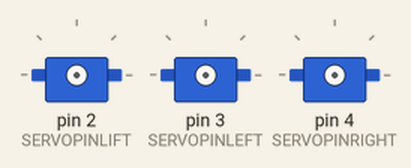
A sketch run on a simulated Arduino Uno, built with avr-gcc and run on an emulated ATmega328P. Shown: 3 × servo.

Above: at 0.1 s.
At 60.2 s:
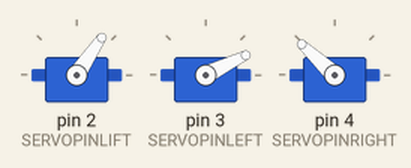
At 76.3 s:
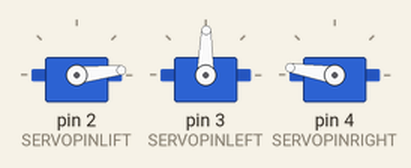
At 89.8 s:
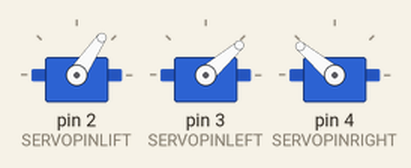
At 92.7 s:
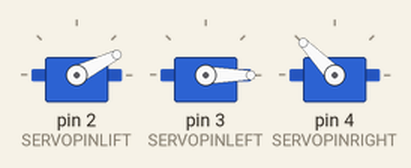
At 128.0 s:
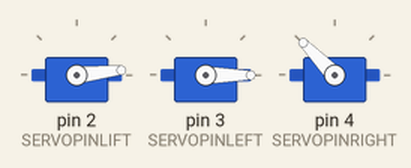
Timing chart, 0 to 130.0 s (numbered marks = the images above):
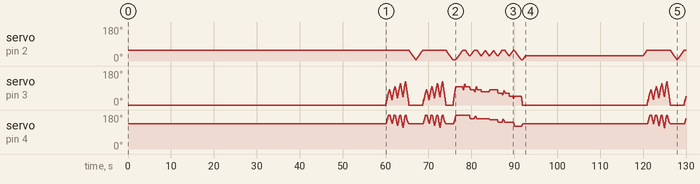

The sketch:

plotclock.ino
```cpp
#define SERVOFAKTORLEFT 610
#define SERVOFAKTORRIGHT 610

// posición cero del servo derecho e izquierdo

//#define SERVOLEFTNULL 2250
//#define SERVORIGHTNULL 920
#define SERVOLEFTNULL 1650
#define SERVORIGHTNULL 1650
//#define SERVORIGHTNULL 900

#define SERVOPINLIFT  2
#define SERVOPINLEFT  3
#define SERVOPINRIGHT 4

// posiciones del servo de levantamiento

#define LIFT0 1120  // en superficie de dibujo
#define LIFT1 825  // entre números
#define LIFT2 605  // yendo hacia el limpiador

// velocidad del brazo que levanta, Nº más alto menos velocidad
//#define LIFTSPEED 1500
#define LIFTSPEED 3000

// longitud de brazos.
#define L1 35
#define L2 57.1
#define L3 13.2

// puntos de origen de los servos izquierdo y derecho
#define O1X 22
#define O1Y -25
#define O2X 47
#define O2Y -25
//#define O1X 21
//#define O1Y -25
//#define O2X 105
//#define O2Y -25

#define PARKX 77
#define PARKY 47
#define ERASEMAXX 60

#include <Time.h>
#include <Servo.h>

#ifdef REALTIMECLOCK


  #include <Wire.h>
  #include <DS1307RTC.h>
#endif

int servoLift = 1500;

Servo servo1;  //
Servo servo2;  //
Servo servo3;  //

volatile double lastX = 75;
volatile double lastY = PARKY;

int last_min = 0;

void setup()
{
#ifdef REALTIMECLOCK
  Serial.begin(9600);
  //while (!Serial) { ; }

  // setear la hora correspondiente sólo poner hh mm
  tmElements_t tm;
  if (RTC.read(tm))
  {
    setTime(tm.Hour,tm.Minute,tm.Second,tm.Day,tm.Month,tm.Year);
    Serial.println("DS1307 time is set OK.");
  }
  else
  {
    if (RTC.chipPresent())
    {
      Serial.println("DS1307 is stopped.  Please run the SetTime example to initialize the time and begin running.");
    }
    else
    {
      Serial.println("DS1307 read error!  Please check the circuitry.");
    }

    setTime(15,05,0,0,0,0);
  }
#else

#endif

  drawTo(PARKX, PARKY);
  lift(0);
  servo1.attach(SERVOPINLIFT);  //  servo de levantamiento
  servo2.attach(SERVOPINLEFT);  //  servo izquierdo
  servo3.attach(SERVOPINRIGHT);  //  servo derecho
  delay(1000);

}

void loop()
{

#ifdef CALIBRATION

  // los servos tienen 90º entre movimientos, paralelos al eje x e y
  drawTo(-3, 29.2);
  delay(500);
  drawTo(74.1, 28);
  delay(500);

#else


  int i = 0;
  if (last_min != minute()) {

    if (!servo1.attached()) servo1.attach(SERVOPINLIFT);
    if (!servo2.attached()) servo2.attach(SERVOPINLEFT);
    if (!servo3.attached()) servo3.attach(SERVOPINRIGHT);

    lift(0);

    hour();
    while ((i+1)*10 <= hour())
    {
      i++;
    }
    // borrar 2x
    number(3, 3, 111, 1);
    number(3, 3, 111, 1);
    // hora1
    number(5, 25, i, 0.9);
    // hora2
    number(19, 25, (hour()-i*10), 0.9);

    number(28, 25, 11, 0.9);

    i=0;
    while ((i+1)*10 <= minute())
    {
      i++;
    }
    // minuto1
    number(34, 25, i, 0.9);
    // minuto2
    number(48, 25, (minute()-i*10), 0.9);
    lift(2);
    drawTo(PARKX, PARKY);
    lift(1);
    last_min = minute();

    servo1.detach();
    servo2.detach();
    servo3.detach();
  }

#endif

}

// escribir el número con bx siendo el punto de origen de más abajo a la derecha la escala 1 es igual a una letra de 20mm de alto
// la estructura sigue el principio de moverse primero al punto de comienzo de numeral, bajar el brazo, dibujar el número y levantar
void number(float bx, float by, int num, float scale) {

  switch (num) {

  case 0:
    drawTo(bx + 12 * scale, by + 6 * scale);
    lift(0);
    bogenGZS(bx + 7 * scale, by + 10 * scale, 10 * scale, -0.8, 6.7, 0.5);
    lift(1);
    break;
  case 1:

    drawTo(bx + 3 * scale, by + 15 * scale);
    lift(0);
    drawTo(bx + 10 * scale, by + 20 * scale);
    drawTo(bx + 10 * scale, by + 0 * scale);
    lift(1);
    break;
  case 2:
    drawTo(bx + 2 * scale, by + 12 * scale);
    lift(0);
    bogenUZS(bx + 8 * scale, by + 14 * scale, 6 * scale, 3, -0.8, 1);
    drawTo(bx + 1 * scale, by + 0 * scale);
    drawTo(bx + 12 * scale, by + 0 * scale);
    lift(1);
    break;
  case 3:
    drawTo(bx + 2 * scale, by + 17 * scale);
    lift(0);
    bogenUZS(bx + 5 * scale, by + 15 * scale, 5 * scale, 3, -2, 1);
    bogenUZS(bx + 5 * scale, by + 5 * scale, 5 * scale, 1.57, -3, 1);
    lift(1);
    break;
  case 4:
    drawTo(bx + 10 * scale, by + 0 * scale);
    lift(0);
    drawTo(bx + 10 * scale, by + 20 * scale);
    drawTo(bx + 2 * scale, by + 6 * scale);
    drawTo(bx + 12 * scale, by + 6 * scale);
    lift(1);
    break;
  case 5:
    drawTo(bx + 2 * scale, by + 5 * scale);
    lift(0);
    bogenGZS(bx + 5 * scale, by + 6 * scale, 6 * scale, -2.5, 2, 1);
    drawTo(bx + 5 * scale, by + 20 * scale);
    drawTo(bx + 12 * scale, by + 20 * scale);
    lift(1);
    break;
  case 6:
    drawTo(bx + 2 * scale, by + 10 * scale);
    lift(0);
    bogenUZS(bx + 7 * scale, by + 6 * scale, 6 * scale, 2, -4.4, 1);
    drawTo(bx + 11 * scale, by + 20 * scale);
    lift(1);
    break;
  case 7:
    drawTo(bx + 2 * scale, by + 20 * scale);
    lift(0);
    drawTo(bx + 12 * scale, by + 20 * scale);
    drawTo(bx + 2 * scale, by + 0);
    lift(1);
    break;
  case 8:
    drawTo(bx + 5 * scale, by + 10 * scale);
    lift(0);
    bogenUZS(bx + 5 * scale, by + 15 * scale, 5 * scale, 4.7, -1.6, 1);
    bogenGZS(bx + 5 * scale, by + 5 * scale, 5 * scale, -4.7, 2, 1);
    lift(1);
    break;

  case 9:
    drawTo(bx + 9 * scale, by + 11 * scale);
    lift(0);
    bogenUZS(bx + 7 * scale, by + 15 * scale, 5 * scale, 4, -0.5, 1);
    drawTo(bx + 5 * scale, by + 0);
    lift(1);
    break;

  case 111:

    lift(0);
    drawTo(70, 46);
    drawTo(ERASEMAXX, 43);

    drawTo(ERASEMAXX, 49);
    drawTo(5, 49);
    drawTo(5, 45);
    drawTo(ERASEMAXX, 45);
    drawTo(ERASEMAXX, 40);

    drawTo(5, 40);
    drawTo(5, 35);
    drawTo(ERASEMAXX, 35);
    drawTo(ERASEMAXX, 30);

    drawTo(5, 30);
    drawTo(5, 25);
    drawTo(ERASEMAXX, 25);
    drawTo(ERASEMAXX, 20);

    drawTo(5, 20);
    drawTo(60, 44);

    drawTo(PARKX, PARKY);
    lift(2);

    break;

  case 11:
    drawTo(bx + 5 * scale, by + 15 * scale);
    lift(0);
    bogenGZS(bx + 5 * scale, by + 15 * scale, 0.1 * scale, 1, -1, 1);
    lift(1);
    drawTo(bx + 5 * scale, by + 5 * scale);
    lift(0);
    bogenGZS(bx + 5 * scale, by + 5 * scale, 0.1 * scale, 1, -1, 1);
    lift(1);
    break;

  }
}


void lift(char lift) {
  switch (lift) {


  case 0: //850

      if (servoLift >= LIFT0) {
      while (servoLift >= LIFT0)
      {
        servoLift--;
        servo1.writeMicroseconds(servoLift);
        delayMicroseconds(LIFTSPEED);
      }
    }
    else {
      while (servoLift <= LIFT0) {
        servoLift++;
        servo1.writeMicroseconds(servoLift);
        delayMicroseconds(LIFTSPEED);

      }

    }

    break;

  case 1: //150

    if (servoLift >= LIFT1) {
      while (servoLift >= LIFT1) {
        servoLift--;
        servo1.writeMicroseconds(servoLift);
        delayMicroseconds(LIFTSPEED);

      }
    }
    else {
      while (servoLift <= LIFT1) {
        servoLift++;
        servo1.writeMicroseconds(servoLift);
        delayMicroseconds(LIFTSPEED);
      }

    }

    break;

  case 2:

    if (servoLift >= LIFT2) {
      while (servoLift >= LIFT2) {
        servoLift--;
        servo1.writeMicroseconds(servoLift);
        delayMicroseconds(LIFTSPEED);
      }
    }
    else {
      while (servoLift <= LIFT2) {
        servoLift++;
        servo1.writeMicroseconds(servoLift);
        delayMicroseconds(LIFTSPEED);
      }
    }
    break;
  }
}


void bogenUZS(float bx, float by, float radius, int start, int ende, float sqee) {
  float inkr = -0.05;
  float count = 0;

  do {
    drawTo(sqee * radius * cos(start + count) + bx,
    radius * sin(start + count) + by);
    count += inkr;
  }
  while ((start + count) > ende);

}

void bogenGZS(float bx, float by, float radius, int start, int ende, float sqee) {
  float inkr = 0.05;
  float count = 0;

  do {
    drawTo(sqee * radius * cos(start + count) + bx,
    radius * sin(start + count) + by);
    count += inkr;
  }
  while ((start + count) <= ende);
}


void drawTo(double pX, double pY) {
  double dx, dy, c;
  int i;

  // dx dy del nuevo punto
  dx = pX - lastX;
  dy = pY - lastY;
  // longitud del camino en mm
  c = floor(4 * sqrt(dx * dx + dy * dy));

  if (c < 1) c = 1;

  for (i = 0; i <= c; i++) {
    // dibuja la linea punto apunto
    set_XY(lastX + (i * dx / c), lastY + (i * dy / c));

  }

  lastX = pX;
  lastY = pY;
}

double return_angle(double a, double b, double c) {

  return acos((a * a + c * c - b * b) / (2 * a * c));
}

void set_XY(double Tx, double Ty)
{
  delay(1);
  double dx, dy, c, a1, a2, Hx, Hy;

  // calcula triangulo entre fibron, servoLeft y la unión del brazo
  // cartesiano dx/dy
  dx = Tx - O1X;
  dy = Ty - O1Y;


  c = sqrt(dx * dx + dy * dy); //
  a1 = atan2(dy, dx); //
  a2 = return_angle(L1, L2, c);

  servo2.writeMicroseconds(floor(((a2 + a1 - M_PI) * SERVOFAKTORLEFT) + SERVOLEFTNULL));


  a2 = return_angle(L2, L1, c);
  Hx = Tx + L3 * cos((a1 - a2 + 0.621) + M_PI); //36,5°
  Hy = Ty + L3 * sin((a1 - a2 + 0.621) + M_PI);


  dx = Hx - O2X;
  dy = Hy - O2Y;

  c = sqrt(dx * dx + dy * dy);
  a1 = atan2(dy, dx);
  a2 = return_angle(L1, (L2 - L3), c);

  servo3.writeMicroseconds(floor(((a1 - a2) * SERVOFAKTORRIGHT) + SERVORIGHTNULL));

}
```
